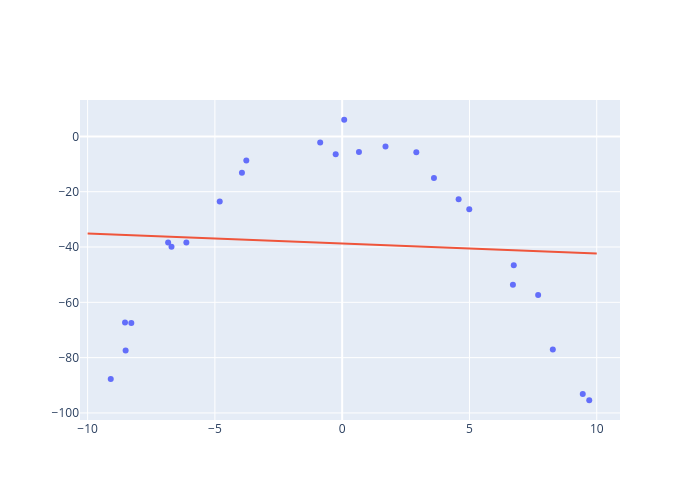

The code cell stored with this chart in its notebook:
### Markdown cell above
Now, this is not easy to do with a line. But we can try! We use Ridge Regression, and draw the resulting predictions.

### Code cell
lr=sklearn.linear_model.Ridge(alpha=.0001)
lr.fit(xs.reshape(-1,1),ys)
linexs=np.linspace(-10,10)
lineys=linexs*lr.coef_[0]+lr.intercept_
scatter=go.Scatter(x=xs,y=ys,mode='markers',showlegend=False)
line=go.Scatter(x=linexs,y=lineys,mode='lines',showlegend=False)
fig=go.Figure(data=[scatter,line])
fig.update_layout(width=700,height=500)
fig.show()

### Figure 1 — Plotly figure (JSON) as saved in the notebook; plotly's stock layout.template omitted (floating-point values rounded to 4 significant figures)
{"data": [{"mode": "markers", "showlegend": false, "type": "scatter", "x": [6.707, -6.837, -9.091, -4.81, 2.913, -6.705, -8.53, 0.07955, 4.575, 9.451, -8.506, 7.699, -3.938, 3.606, -0.8641, 6.741, 9.706, -3.765, 0.6594, -8.283, -6.121, 4.993, -0.2544, 1.702, 8.275], "y": [-53.63, -38.38, -87.71, -23.59, -5.711, -39.87, -67.25, 6.012, -22.75, -93.14, -77.42, -57.33, -13.17, -15.05, -2.191, -46.62, -95.41, -8.757, -5.663, -67.48, -38.38, -26.39, -6.498, -3.652, -77.08]}, {"mode": "lines", "showlegend": false, "type": "scatter", "x": [-10.0, -9.592, -9.184, -8.776, -8.367, -7.959, -7.551, -7.143, -6.735, -6.327, -5.918, -5.51, -5.102, -4.694, -4.286, -3.878, -3.469, -3.061, -2.653, -2.245, -1.837, -1.429, -1.02, -0.6122, -0.2041, 0.2041, 0.6122, 1.02, 1.429, 1.837, 2.245, 2.653, 3.061, 3.469, 3.878, 4.286, 4.694, 5.102, 5.51, 5.918, 6.327, 6.735, 7.143, 7.551, 7.959, 8.367, 8.776, 9.184, 9.592, 10.0], "y": [-35.08, -35.23, -35.37, -35.52, -35.67, -35.82, -35.96, -36.11, -36.26, -36.41, -36.55, -36.7, -36.85, -37.0, -37.14, -37.29, -37.44, -37.59, -37.73, -37.88, -38.03, -38.18, -38.32, -38.47, -38.62, -38.77, -38.91, -39.06, -39.21, -39.36, -39.5, -39.65, -39.8, -39.95, -40.09, -40.24, -40.39, -40.54, -40.68, -40.83, -40.98, -41.13, -41.27, -41.42, -41.57, -41.72, -41.86, -42.01, -42.16, -42.31]}], "layout": {"height": 500, "width": 700}}
